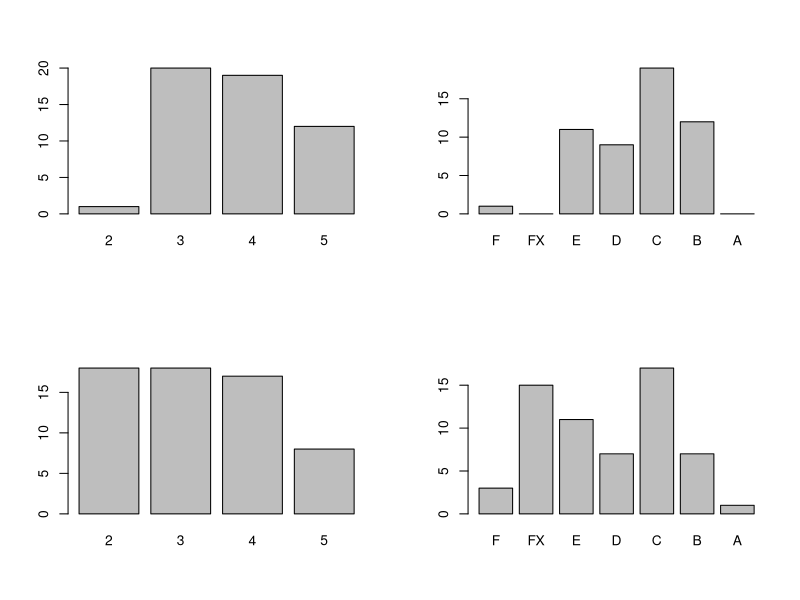
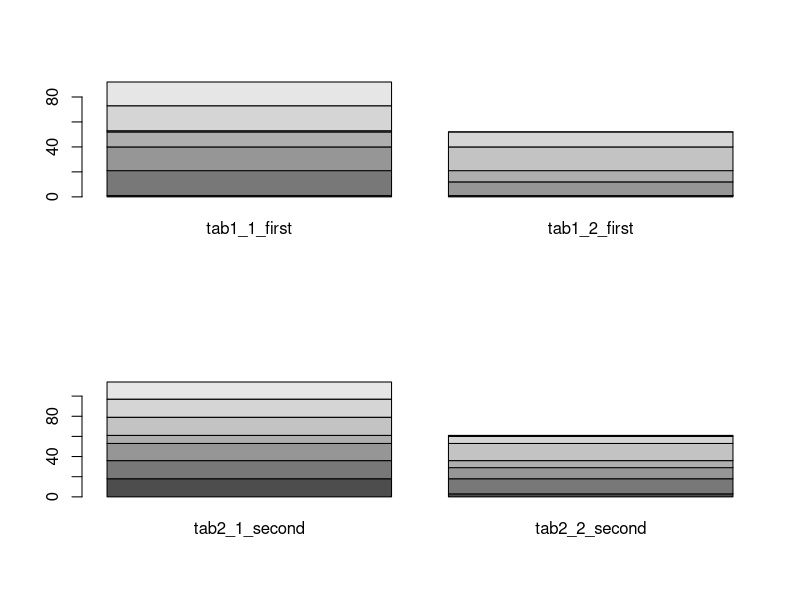
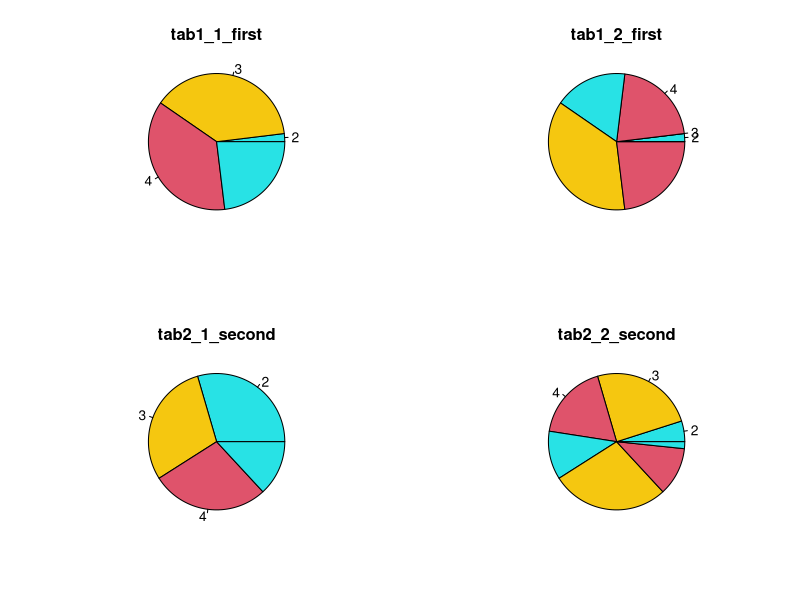

Source code (R) for these figures, in order:
## ---- chunk 1
first<-c(83,70,86,51,61,67,80,84,70,64,83,55,88,75,61,70,95,52,75,92,86,89,83,58,51,
65,87,54,90,62,67,66,83,65,70,87,69,51,51,60,52,74,80,79,85,85,92,22,92,57 ,84,92)

second <- c(70,31,70,46,78,69,36,33,65,70,74,51,90,26,62,70,86,86,80,33,55,31,69,31,62,
63,86,55,69,62,31,90,31,31,69,64,57,75,53,89,0,31,81,53,86,52,98,58,31,69,
69,51,75,39,0,56,51,69,46,41,65)
## ---- chunk 2
cut1_1_first <- cut(first, breaks = c(0, 50, 68, 85, 100), labels = c("2", "3", "4", "5"))
cut1_2_first <- cut(first, breaks = c(0, 30, 50, 60, 68, 85, 95, 100), labels = c("F", "FX", "E",
                                                                            "D", "C", "B", "A"))
## ---- chunk 3
cut1_1_first
cut1_2_first
## ---- chunk 4
cut1_1_second <- cut(second, breaks = c(0, 50, 68, 85, 100), labels = c("2", "3", "4", "5"),
                     include.lowest=TRUE)
cut1_2_second <- cut(second, breaks = c(0, 30, 50, 60, 68, 85, 95, 100), labels = c("F", "FX", "E",
                                                                            "D", "C", "B", "A"),
                     include.lowest=TRUE)

cut1_1_second
cut1_2_second
## ---- chunk 5
tab1_1_first <- table(cut1_1_first)
tab1_1_first
## ---- chunk 6
tab1_2_first <- table(cut1_2_first)
tab1_2_first
## ---- chunk 7
tab2_1_second <- table(cut1_1_second)
tab2_1_second
## ---- chunk 8
tab2_1_first <- table(cut1_2_first)
tab2_1_first
## ---- chunk 9
tab2_2_second <- table(cut1_2_second)
tab2_2_second
## ---- chunk 10
#    5. Для каждого разбиения постройте таблицы относительных частот следующим образом:
#> table(разбиение1_1)/length(разбиение1_1)

table(cut1_1_first)/length(cut1_1_first)
table(cut1_2_first)/length(cut1_2_first)
table(cut1_1_second)/length(cut1_1_second)
table(cut1_2_second)/length(cut1_1_second)
## ---- chunk 11
#    6. Постройте мозаичные диаграммы по созданным четырем таблицам таблица1_1 —
#таблица2_2 с помощью функции barplot(), т.е. когда height — числовой вектор. Разделите окно графика на 4 части (par(mfrow=c(2,2)).
#Пример:   barplot(height=таблица 1_1)

par(mfrow = c(2, 2))
barplot(height = tab1_1_first)
barplot(height = tab2_1_first)
barplot(height = tab2_1_second)
barplot(height = tab2_2_second)
## ---- chunk 12
#Создайте матрицу (матрица1), объединив таблица1_1 и таблица2_1 используя функцию cbind().

cbind(tab1_1_first, tab1_2_first)
## ---- chunk 13
cbind(tab2_1_second, tab2_2_second)
## ---- chunk 14
#    9. Постройте мозаичные диаграммы по созданным матрицам (матрица1 и матрица2) с помощью функции barplot(), когда height — числовая матрица
#и beside = FALSE, разбив окно графика на 2 элемента (функция par()).
#Пример:   barplot(height=таблица3, beside=FALSE)
par(mfrow = c(2, 1))
barplot(height = cbind(tab1_1_first, tab1_2_first), besid = FALSE )
barplot(height = cbind(tab2_1_second, tab2_2_second), besid = FALSE )
## ---- chunk 15
#    10. Постройте круговые диаграммы для таблиц таблица1_1 —таблица2_2, используя функцию pie() c аргументами: labels=c(), radius=1, col=c(), main=” ”; и разбив окно графика на 4 элемента (функция par()).
#Пример:
#pie(table1, labels=c(“2”,”3”,”4”), radius=1, col=c(5,15,26), main=” table1”)

par(mfrow = c(2, 2))
pie(tab1_1_first, labels=c("2","3","4"), radius=1, col=c(5,15,26), main= "tab1_1_first")
pie(tab1_2_first, labels=c("2","3","4"), radius=1, col=c(5,15,26), main= "tab1_2_first")
pie(tab2_1_second, labels=c("2","3","4"), radius=1, col=c(5,15,26), main= "tab2_1_second")
pie(tab2_2_second, labels=c("2","3","4"), radius=1, col=c(5,15,26), main= "tab2_2_second")
